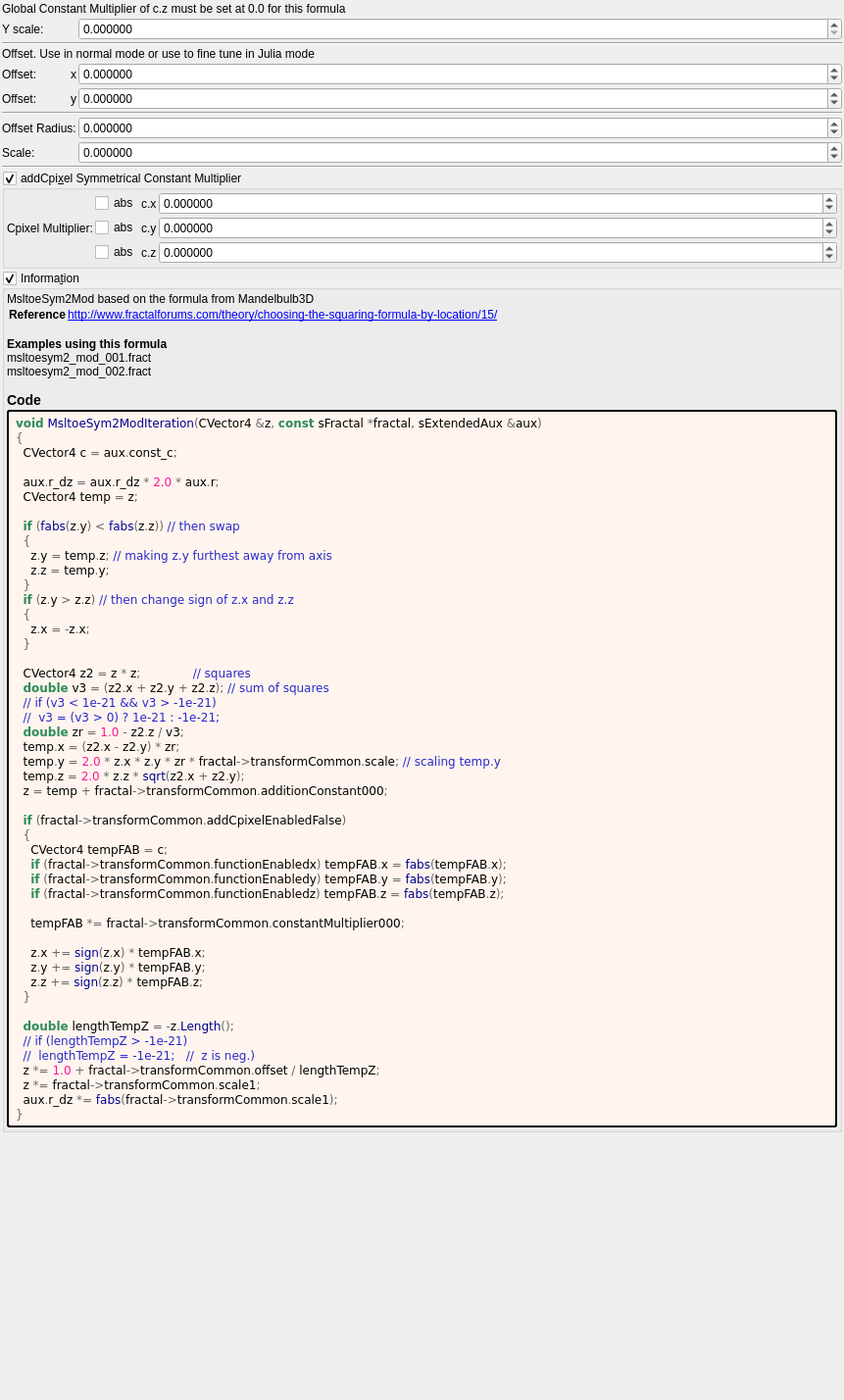
<?xml version="1.0" encoding="UTF-8"?>
<ui version="4.0">
 <class>Form</class>
 <widget class="QWidget" name="Form">
  <property name="geometry">
   <rect>
    <x>0</x>
    <y>0</y>
    <width>861</width>
    <height>1428</height>
   </rect>
  </property>
  <property name="windowTitle">
   <string notr="true">msltoe_sym2_mod</string>
  </property>
  <layout class="QVBoxLayout" name="verticalLayout">
   <property name="spacing">
    <number>2</number>
   </property>
   <property name="leftMargin">
    <number>2</number>
   </property>
   <property name="topMargin">
    <number>2</number>
   </property>
   <property name="rightMargin">
    <number>2</number>
   </property>
   <property name="bottomMargin">
    <number>2</number>
   </property>
   <item>
    <layout class="QGridLayout" name="gridLayout_64" columnstretch="0,0,0,1">
     <property name="spacing">
      <number>2</number>
     </property>
     <item row="1" column="3">
      <widget class="MyDoubleSpinBox" name="spinbox_transf_scale">
       <property name="sizePolicy">
        <sizepolicy hsizetype="Minimum" vsizetype="Maximum">
         <horstretch>0</horstretch>
         <verstretch>0</verstretch>
        </sizepolicy>
       </property>
       <property name="prefix">
        <string/>
       </property>
       <property name="suffix">
        <string/>
       </property>
       <property name="decimals">
        <number>6</number>
       </property>
       <property name="minimum">
        <double>0.000000000000000</double>
       </property>
       <property name="maximum">
        <double>9.999000000000001</double>
       </property>
       <property name="singleStep">
        <double>0.100000000000000</double>
       </property>
      </widget>
     </item>
     <item row="4" column="2">
      <widget class="QLabel" name="label_257">
       <property name="text">
        <string notr="true">x</string>
       </property>
       <property name="alignment">
        <set>Qt::AlignRight|Qt::AlignTrailing|Qt::AlignVCenter</set>
       </property>
      </widget>
     </item>
     <item row="5" column="3">
      <widget class="MyDoubleSpinBox" name="spinbox3_transf_addition_constant_y">
       <property name="sizePolicy">
        <sizepolicy hsizetype="Minimum" vsizetype="Maximum">
         <horstretch>0</horstretch>
         <verstretch>0</verstretch>
        </sizepolicy>
       </property>
       <property name="prefix">
        <string/>
       </property>
       <property name="suffix">
        <string/>
       </property>
       <property name="decimals">
        <number>6</number>
       </property>
       <property name="minimum">
        <double>-99.989999999999995</double>
       </property>
       <property name="maximum">
        <double>99.989999999999995</double>
       </property>
       <property name="singleStep">
        <double>0.100000000000000</double>
       </property>
      </widget>
     </item>
     <item row="0" column="1" colspan="3">
      <widget class="QLabel" name="label_2">
       <property name="text">
        <string>Global Constant Multiplier of c.z must be set at 0.0 for this formula</string>
       </property>
       <property name="wordWrap">
        <bool>true</bool>
       </property>
      </widget>
     </item>
     <item row="4" column="3">
      <widget class="MyDoubleSpinBox" name="spinbox3_transf_addition_constant_x">
       <property name="sizePolicy">
        <sizepolicy hsizetype="Minimum" vsizetype="Maximum">
         <horstretch>0</horstretch>
         <verstretch>0</verstretch>
        </sizepolicy>
       </property>
       <property name="prefix">
        <string/>
       </property>
       <property name="suffix">
        <string/>
       </property>
       <property name="decimals">
        <number>6</number>
       </property>
       <property name="minimum">
        <double>-99.989999999999995</double>
       </property>
       <property name="maximum">
        <double>99.989999999999995</double>
       </property>
       <property name="singleStep">
        <double>0.100000000000000</double>
       </property>
      </widget>
     </item>
     <item row="2" column="1" colspan="3">
      <widget class="Line" name="line_56">
       <property name="orientation">
        <enum>Qt::Horizontal</enum>
       </property>
      </widget>
     </item>
     <item row="4" column="1">
      <widget class="QLabel" name="label_268">
       <property name="text">
        <string>Offset:</string>
       </property>
      </widget>
     </item>
     <item row="5" column="1">
      <widget class="QLabel" name="label_267">
       <property name="text">
        <string>Offset:</string>
       </property>
      </widget>
     </item>
     <item row="5" column="2">
      <widget class="QLabel" name="label_264">
       <property name="text">
        <string notr="true">y</string>
       </property>
       <property name="alignment">
        <set>Qt::AlignRight|Qt::AlignTrailing|Qt::AlignVCenter</set>
       </property>
      </widget>
     </item>
     <item row="1" column="1" colspan="2">
      <widget class="QLabel" name="label_8">
       <property name="text">
        <string>Y scale:</string>
       </property>
      </widget>
     </item>
     <item row="3" column="1" colspan="3">
      <widget class="QLabel" name="label">
       <property name="text">
        <string>Offset. Use in normal mode or use to fine tune in Julia mode</string>
       </property>
       <property name="wordWrap">
        <bool>true</bool>
       </property>
      </widget>
     </item>
     <item row="7" column="1" colspan="2">
      <widget class="QLabel" name="label_146">
       <property name="text">
        <string>Offset Radius:</string>
       </property>
      </widget>
     </item>
     <item row="8" column="1" colspan="2">
      <widget class="QLabel" name="label_147">
       <property name="text">
        <string>Scale:</string>
       </property>
      </widget>
     </item>
     <item row="7" column="3">
      <widget class="MyDoubleSpinBox" name="spinbox_transf_offset">
       <property name="sizePolicy">
        <sizepolicy hsizetype="Minimum" vsizetype="Maximum">
         <horstretch>0</horstretch>
         <verstretch>0</verstretch>
        </sizepolicy>
       </property>
       <property name="prefix">
        <string/>
       </property>
       <property name="suffix">
        <string/>
       </property>
       <property name="decimals">
        <number>6</number>
       </property>
       <property name="minimum">
        <double>-99.998999999999995</double>
       </property>
       <property name="maximum">
        <double>99.998999999999995</double>
       </property>
       <property name="singleStep">
        <double>0.100000000000000</double>
       </property>
      </widget>
     </item>
     <item row="8" column="3">
      <widget class="MyDoubleSpinBox" name="spinbox_transf_scale_1">
       <property name="sizePolicy">
        <sizepolicy hsizetype="Minimum" vsizetype="Maximum">
         <horstretch>0</horstretch>
         <verstretch>0</verstretch>
        </sizepolicy>
       </property>
       <property name="prefix">
        <string/>
       </property>
       <property name="suffix">
        <string/>
       </property>
       <property name="decimals">
        <number>6</number>
       </property>
       <property name="minimum">
        <double>-99.998999999999995</double>
       </property>
       <property name="maximum">
        <double>99.998999999999995</double>
       </property>
       <property name="singleStep">
        <double>0.100000000000000</double>
       </property>
      </widget>
     </item>
     <item row="6" column="1" colspan="3">
      <widget class="Line" name="line_59">
       <property name="orientation">
        <enum>Qt::Horizontal</enum>
       </property>
      </widget>
     </item>
    </layout>
   </item>
   <item>
    <layout class="QGridLayout" name="gridLayout_3">
     <property name="spacing">
      <number>2</number>
     </property>
     <item row="0" column="1">
      <widget class="Line" name="line_60">
       <property name="orientation">
        <enum>Qt::Horizontal</enum>
       </property>
      </widget>
     </item>
    </layout>
   </item>
   <item>
    <widget class="MyGroupBox" name="groupCheck_transf_addCpixel_enabled_false">
     <property name="toolTip">
      <string>&lt;html&gt;&lt;head/&gt;&lt;body&gt;&lt;p&gt;Cpixel is CVector3 c = ( c.x, c.y, c.z). It is each original point (pixel) in 3D space where the iteration starts from, ( c = original z for each point .) It is commonly found in formula structures z = f(z) + c.&lt;/p&gt;&lt;p&gt;The Cpixel multiplier effectively scales this point &amp;quot;c&amp;quot; towards the origin.&lt;/p&gt;&lt;p&gt;This transform allows the addition or subtraction of Cpixel, dependent on whether z is postive or negative.&lt;/p&gt;&lt;p&gt;e.g if &lt;span style=&quot; font-style:italic;&quot;&gt;z.x&lt;/span&gt; is positive then &lt;span style=&quot; font-style:italic;&quot;&gt;fabs(c.x)&lt;/span&gt; is added, if &lt;span style=&quot; font-style:italic;&quot;&gt;z.x&lt;/span&gt; is negative then &lt;span style=&quot; font-style:italic;&quot;&gt;fabs(c)&lt;/span&gt; is subtracted. &lt;/p&gt;&lt;p&gt;Also try negative addCpixel constant multipliers.&lt;/p&gt;&lt;p&gt;If checkBoxes are disabled then Cpixel remains signed.&lt;/p&gt;&lt;p&gt;&lt;br/&gt;&lt;/p&gt;&lt;/body&gt;&lt;/html&gt;</string>
     </property>
     <property name="title">
      <string>addCpi&amp;xel Symmetrical Constant Multiplier</string>
     </property>
     <property name="checkable">
      <bool>true</bool>
     </property>
     <layout class="QVBoxLayout" name="verticalLayout_49">
      <property name="spacing">
       <number>2</number>
      </property>
      <property name="leftMargin">
       <number>2</number>
      </property>
      <property name="topMargin">
       <number>2</number>
      </property>
      <property name="rightMargin">
       <number>2</number>
      </property>
      <property name="bottomMargin">
       <number>2</number>
      </property>
      <item>
       <layout class="QGridLayout" name="gridLayout_23" columnstretch="0,0,0,1">
        <property name="spacing">
         <number>2</number>
        </property>
        <item row="0" column="3">
         <widget class="MyDoubleSpinBox" name="spinbox3_transf_constant_multiplier_000_x">
          <property name="sizePolicy">
           <sizepolicy hsizetype="Minimum" vsizetype="Maximum">
            <horstretch>0</horstretch>
            <verstretch>0</verstretch>
           </sizepolicy>
          </property>
          <property name="prefix">
           <string/>
          </property>
          <property name="suffix">
           <string/>
          </property>
          <property name="decimals">
           <number>6</number>
          </property>
          <property name="minimum">
           <double>-99.989999999999995</double>
          </property>
          <property name="maximum">
           <double>99.989999999999995</double>
          </property>
          <property name="singleStep">
           <double>0.100000000000000</double>
          </property>
         </widget>
        </item>
        <item row="0" column="2">
         <widget class="QLabel" name="label_109">
          <property name="text">
           <string notr="true">c.x</string>
          </property>
         </widget>
        </item>
        <item row="1" column="3">
         <widget class="MyDoubleSpinBox" name="spinbox3_transf_constant_multiplier_000_y">
          <property name="sizePolicy">
           <sizepolicy hsizetype="Minimum" vsizetype="Maximum">
            <horstretch>0</horstretch>
            <verstretch>0</verstretch>
           </sizepolicy>
          </property>
          <property name="prefix">
           <string/>
          </property>
          <property name="suffix">
           <string/>
          </property>
          <property name="decimals">
           <number>6</number>
          </property>
          <property name="minimum">
           <double>-99.989999999999995</double>
          </property>
          <property name="maximum">
           <double>99.989999999999995</double>
          </property>
          <property name="singleStep">
           <double>0.100000000000000</double>
          </property>
         </widget>
        </item>
        <item row="2" column="3">
         <widget class="MyDoubleSpinBox" name="spinbox3_transf_constant_multiplier_000_z">
          <property name="sizePolicy">
           <sizepolicy hsizetype="Minimum" vsizetype="Maximum">
            <horstretch>0</horstretch>
            <verstretch>0</verstretch>
           </sizepolicy>
          </property>
          <property name="prefix">
           <string/>
          </property>
          <property name="suffix">
           <string/>
          </property>
          <property name="decimals">
           <number>6</number>
          </property>
          <property name="minimum">
           <double>-99.989999999999995</double>
          </property>
          <property name="maximum">
           <double>99.989999999999995</double>
          </property>
          <property name="singleStep">
           <double>0.100000000000000</double>
          </property>
         </widget>
        </item>
        <item row="1" column="2">
         <widget class="QLabel" name="label_110">
          <property name="text">
           <string notr="true">c.y</string>
          </property>
         </widget>
        </item>
        <item row="2" column="2">
         <widget class="QLabel" name="label_111">
          <property name="text">
           <string notr="true">c.z</string>
          </property>
         </widget>
        </item>
        <item row="2" column="1">
         <widget class="QCheckBox" name="checkBox_transf_function_enabledz">
          <property name="text">
           <string notr="true">abs</string>
          </property>
         </widget>
        </item>
        <item row="0" column="1">
         <widget class="QCheckBox" name="checkBox_transf_function_enabledx">
          <property name="text">
           <string notr="true">abs</string>
          </property>
         </widget>
        </item>
        <item row="1" column="1">
         <widget class="QCheckBox" name="checkBox_transf_function_enabledy">
          <property name="text">
           <string notr="true">abs</string>
          </property>
         </widget>
        </item>
        <item row="1" column="0">
         <widget class="QLabel" name="label_112">
          <property name="text">
           <string>Cpixel Multiplier:</string>
          </property>
         </widget>
        </item>
       </layout>
      </item>
     </layout>
    </widget>
   </item>
   <item>
    <widget class="MyGroupBox" name="groupCheck_info">
     <property name="title">
      <string>Informa&amp;tion</string>
     </property>
     <property name="flat">
      <bool>false</bool>
     </property>
     <property name="checkable">
      <bool>true</bool>
     </property>
     <layout class="QVBoxLayout" name="verticalLayout_2">
      <property name="spacing">
       <number>2</number>
      </property>
      <property name="leftMargin">
       <number>2</number>
      </property>
      <property name="topMargin">
       <number>2</number>
      </property>
      <property name="rightMargin">
       <number>2</number>
      </property>
      <property name="bottomMargin">
       <number>2</number>
      </property>
      <item>
       <widget class="QLabel" name="label_information_general">
        <property name="text">
         <string notr="true">&lt;p&gt;MsltoeSym2Mod based on the formula from Mandelbulb3D&lt;/p&gt;&lt;table&gt;
&lt;tr&gt;&lt;th&gt;Reference&lt;/th&gt;&lt;td&gt;&lt;a href=&quot;http://www.fractalforums.com/theory/choosing-the-squaring-formula-by-location/15/&quot;&gt;http://www.fractalforums.com/theory/choosing-the-squaring-formula-by-location/15/&lt;br&gt;
&lt;/td&gt;&lt;/tr&gt;
&lt;/table&gt;
&lt;br&gt;&lt;b&gt;Examples using this formula&lt;/b&gt;&lt;br&gt;msltoesym2_mod_001.fract&lt;br&gt;msltoesym2_mod_002.fract&lt;h3&gt;Code&lt;/h3&gt;</string>
        </property>
        <property name="wordWrap">
         <bool>true</bool>
        </property>
        <property name="openExternalLinks">
         <bool>true</bool>
        </property>
        <property name="textInteractionFlags">
         <set>Qt::LinksAccessibleByMouse|Qt::TextSelectableByMouse</set>
        </property>
       </widget>
      </item>
      <item>
       <widget class="QLabel" name="label_code_content">
        <property name="styleSheet">
         <string notr="true">border-style: outset; border-width: 2px; border-radius: 3px; border-color: black; background-color: #fff5ee; padding: 4px;</string>
        </property>
        <property name="text">
         <string notr="true">&lt;body style=&quot;background-color:#fff5ee&quot;&gt;
&lt;pre style=&quot;color:#000000; background-color:#fff5ee;  font-family:'Courier New',monospace;&quot;&gt;&lt;span style=&quot;color:#2e8b57; font-weight:bold&quot;&gt;void&lt;/span&gt; &lt;span style=&quot;color:#00008f&quot;&gt;MsltoeSym2ModIteration&lt;/span&gt;&lt;span style=&quot;color:#676767&quot;&gt;(&lt;/span&gt;CVector4 &lt;span style=&quot;color:#676767&quot;&gt;&amp;amp;&lt;/span&gt;z&lt;span style=&quot;color:#676767&quot;&gt;,&lt;/span&gt; &lt;span style=&quot;color:#2e8b57; font-weight:bold&quot;&gt;const&lt;/span&gt; sFractal &lt;span style=&quot;color:#676767&quot;&gt;*&lt;/span&gt;fractal&lt;span style=&quot;color:#676767&quot;&gt;,&lt;/span&gt; sExtendedAux &lt;span style=&quot;color:#676767&quot;&gt;&amp;amp;&lt;/span&gt;aux&lt;span style=&quot;color:#676767&quot;&gt;)&lt;/span&gt;
&lt;span style=&quot;color:#676767&quot;&gt;{&lt;/span&gt;
  CVector4 c &lt;span style=&quot;color:#676767&quot;&gt;=&lt;/span&gt; aux&lt;span style=&quot;color:#676767&quot;&gt;.&lt;/span&gt;const_c&lt;span style=&quot;color:#676767&quot;&gt;;&lt;/span&gt;

  aux&lt;span style=&quot;color:#676767&quot;&gt;.&lt;/span&gt;r_dz &lt;span style=&quot;color:#676767&quot;&gt;=&lt;/span&gt; aux&lt;span style=&quot;color:#676767&quot;&gt;.&lt;/span&gt;r_dz &lt;span style=&quot;color:#676767&quot;&gt;*&lt;/span&gt; &lt;span style=&quot;color:#ff1493&quot;&gt;2.0&lt;/span&gt; &lt;span style=&quot;color:#676767&quot;&gt;*&lt;/span&gt; aux&lt;span style=&quot;color:#676767&quot;&gt;.&lt;/span&gt;r&lt;span style=&quot;color:#676767&quot;&gt;;&lt;/span&gt;
  CVector4 temp &lt;span style=&quot;color:#676767&quot;&gt;=&lt;/span&gt; z&lt;span style=&quot;color:#676767&quot;&gt;;&lt;/span&gt;

  &lt;span style=&quot;color:#2e8b57; font-weight:bold&quot;&gt;if&lt;/span&gt; &lt;span style=&quot;color:#676767&quot;&gt;(&lt;/span&gt;&lt;span style=&quot;color:#00008f&quot;&gt;fabs&lt;/span&gt;&lt;span style=&quot;color:#676767&quot;&gt;(&lt;/span&gt;z&lt;span style=&quot;color:#676767&quot;&gt;.&lt;/span&gt;y&lt;span style=&quot;color:#676767&quot;&gt;) &amp;lt;&lt;/span&gt; &lt;span style=&quot;color:#00008f&quot;&gt;fabs&lt;/span&gt;&lt;span style=&quot;color:#676767&quot;&gt;(&lt;/span&gt;z&lt;span style=&quot;color:#676767&quot;&gt;.&lt;/span&gt;z&lt;span style=&quot;color:#676767&quot;&gt;))&lt;/span&gt; &lt;span style=&quot;color:#2929cc&quot;&gt;// then swap&lt;/span&gt;
  &lt;span style=&quot;color:#676767&quot;&gt;{&lt;/span&gt;
    z&lt;span style=&quot;color:#676767&quot;&gt;.&lt;/span&gt;y &lt;span style=&quot;color:#676767&quot;&gt;=&lt;/span&gt; temp&lt;span style=&quot;color:#676767&quot;&gt;.&lt;/span&gt;z&lt;span style=&quot;color:#676767&quot;&gt;;&lt;/span&gt; &lt;span style=&quot;color:#2929cc&quot;&gt;// making z.y furthest away from axis&lt;/span&gt;
    z&lt;span style=&quot;color:#676767&quot;&gt;.&lt;/span&gt;z &lt;span style=&quot;color:#676767&quot;&gt;=&lt;/span&gt; temp&lt;span style=&quot;color:#676767&quot;&gt;.&lt;/span&gt;y&lt;span style=&quot;color:#676767&quot;&gt;;&lt;/span&gt;
  &lt;span style=&quot;color:#676767&quot;&gt;}&lt;/span&gt;
  &lt;span style=&quot;color:#2e8b57; font-weight:bold&quot;&gt;if&lt;/span&gt; &lt;span style=&quot;color:#676767&quot;&gt;(&lt;/span&gt;z&lt;span style=&quot;color:#676767&quot;&gt;.&lt;/span&gt;y &lt;span style=&quot;color:#676767&quot;&gt;&amp;gt;&lt;/span&gt; z&lt;span style=&quot;color:#676767&quot;&gt;.&lt;/span&gt;z&lt;span style=&quot;color:#676767&quot;&gt;)&lt;/span&gt; &lt;span style=&quot;color:#2929cc&quot;&gt;// then change sign of z.x and z.z&lt;/span&gt;
  &lt;span style=&quot;color:#676767&quot;&gt;{&lt;/span&gt;
    z&lt;span style=&quot;color:#676767&quot;&gt;.&lt;/span&gt;x &lt;span style=&quot;color:#676767&quot;&gt;= -&lt;/span&gt;z&lt;span style=&quot;color:#676767&quot;&gt;.&lt;/span&gt;x&lt;span style=&quot;color:#676767&quot;&gt;;&lt;/span&gt;
  &lt;span style=&quot;color:#676767&quot;&gt;}&lt;/span&gt;

  CVector4 z2 &lt;span style=&quot;color:#676767&quot;&gt;=&lt;/span&gt; z &lt;span style=&quot;color:#676767&quot;&gt;*&lt;/span&gt; z&lt;span style=&quot;color:#676767&quot;&gt;;&lt;/span&gt;              &lt;span style=&quot;color:#2929cc&quot;&gt;// squares&lt;/span&gt;
  &lt;span style=&quot;color:#2e8b57; font-weight:bold&quot;&gt;double&lt;/span&gt; v3 &lt;span style=&quot;color:#676767&quot;&gt;= (&lt;/span&gt;z2&lt;span style=&quot;color:#676767&quot;&gt;.&lt;/span&gt;x &lt;span style=&quot;color:#676767&quot;&gt;+&lt;/span&gt; z2&lt;span style=&quot;color:#676767&quot;&gt;.&lt;/span&gt;y &lt;span style=&quot;color:#676767&quot;&gt;+&lt;/span&gt; z2&lt;span style=&quot;color:#676767&quot;&gt;.&lt;/span&gt;z&lt;span style=&quot;color:#676767&quot;&gt;);&lt;/span&gt; &lt;span style=&quot;color:#2929cc&quot;&gt;// sum of squares&lt;/span&gt;
  &lt;span style=&quot;color:#2929cc&quot;&gt;// if (v3 &amp;lt; 1e-21 &amp;amp;&amp;amp; v3 &amp;gt; -1e-21)&lt;/span&gt;
  &lt;span style=&quot;color:#2929cc&quot;&gt;//  v3 = (v3 &amp;gt; 0) ? 1e-21 : -1e-21;&lt;/span&gt;
  &lt;span style=&quot;color:#2e8b57; font-weight:bold&quot;&gt;double&lt;/span&gt; zr &lt;span style=&quot;color:#676767&quot;&gt;=&lt;/span&gt; &lt;span style=&quot;color:#ff1493&quot;&gt;1.0&lt;/span&gt; &lt;span style=&quot;color:#676767&quot;&gt;-&lt;/span&gt; z2&lt;span style=&quot;color:#676767&quot;&gt;.&lt;/span&gt;z &lt;span style=&quot;color:#676767&quot;&gt;/&lt;/span&gt; v3&lt;span style=&quot;color:#676767&quot;&gt;;&lt;/span&gt;
  temp&lt;span style=&quot;color:#676767&quot;&gt;.&lt;/span&gt;x &lt;span style=&quot;color:#676767&quot;&gt;= (&lt;/span&gt;z2&lt;span style=&quot;color:#676767&quot;&gt;.&lt;/span&gt;x &lt;span style=&quot;color:#676767&quot;&gt;-&lt;/span&gt; z2&lt;span style=&quot;color:#676767&quot;&gt;.&lt;/span&gt;y&lt;span style=&quot;color:#676767&quot;&gt;) *&lt;/span&gt; zr&lt;span style=&quot;color:#676767&quot;&gt;;&lt;/span&gt;
  temp&lt;span style=&quot;color:#676767&quot;&gt;.&lt;/span&gt;y &lt;span style=&quot;color:#676767&quot;&gt;=&lt;/span&gt; &lt;span style=&quot;color:#ff1493&quot;&gt;2.0&lt;/span&gt; &lt;span style=&quot;color:#676767&quot;&gt;*&lt;/span&gt; z&lt;span style=&quot;color:#676767&quot;&gt;.&lt;/span&gt;x &lt;span style=&quot;color:#676767&quot;&gt;*&lt;/span&gt; z&lt;span style=&quot;color:#676767&quot;&gt;.&lt;/span&gt;y &lt;span style=&quot;color:#676767&quot;&gt;*&lt;/span&gt; zr &lt;span style=&quot;color:#676767&quot;&gt;*&lt;/span&gt; fractal&lt;span style=&quot;color:#676767&quot;&gt;-&amp;gt;&lt;/span&gt;transformCommon&lt;span style=&quot;color:#676767&quot;&gt;.&lt;/span&gt;scale&lt;span style=&quot;color:#676767&quot;&gt;;&lt;/span&gt; &lt;span style=&quot;color:#2929cc&quot;&gt;// scaling temp.y&lt;/span&gt;
  temp&lt;span style=&quot;color:#676767&quot;&gt;.&lt;/span&gt;z &lt;span style=&quot;color:#676767&quot;&gt;=&lt;/span&gt; &lt;span style=&quot;color:#ff1493&quot;&gt;2.0&lt;/span&gt; &lt;span style=&quot;color:#676767&quot;&gt;*&lt;/span&gt; z&lt;span style=&quot;color:#676767&quot;&gt;.&lt;/span&gt;z &lt;span style=&quot;color:#676767&quot;&gt;*&lt;/span&gt; &lt;span style=&quot;color:#00008f&quot;&gt;sqrt&lt;/span&gt;&lt;span style=&quot;color:#676767&quot;&gt;(&lt;/span&gt;z2&lt;span style=&quot;color:#676767&quot;&gt;.&lt;/span&gt;x &lt;span style=&quot;color:#676767&quot;&gt;+&lt;/span&gt; z2&lt;span style=&quot;color:#676767&quot;&gt;.&lt;/span&gt;y&lt;span style=&quot;color:#676767&quot;&gt;);&lt;/span&gt;
  z &lt;span style=&quot;color:#676767&quot;&gt;=&lt;/span&gt; temp &lt;span style=&quot;color:#676767&quot;&gt;+&lt;/span&gt; fractal&lt;span style=&quot;color:#676767&quot;&gt;-&amp;gt;&lt;/span&gt;transformCommon&lt;span style=&quot;color:#676767&quot;&gt;.&lt;/span&gt;additionConstant000&lt;span style=&quot;color:#676767&quot;&gt;;&lt;/span&gt;

  &lt;span style=&quot;color:#2e8b57; font-weight:bold&quot;&gt;if&lt;/span&gt; &lt;span style=&quot;color:#676767&quot;&gt;(&lt;/span&gt;fractal&lt;span style=&quot;color:#676767&quot;&gt;-&amp;gt;&lt;/span&gt;transformCommon&lt;span style=&quot;color:#676767&quot;&gt;.&lt;/span&gt;addCpixelEnabledFalse&lt;span style=&quot;color:#676767&quot;&gt;)&lt;/span&gt;
  &lt;span style=&quot;color:#676767&quot;&gt;{&lt;/span&gt;
    CVector4 tempFAB &lt;span style=&quot;color:#676767&quot;&gt;=&lt;/span&gt; c&lt;span style=&quot;color:#676767&quot;&gt;;&lt;/span&gt;
    &lt;span style=&quot;color:#2e8b57; font-weight:bold&quot;&gt;if&lt;/span&gt; &lt;span style=&quot;color:#676767&quot;&gt;(&lt;/span&gt;fractal&lt;span style=&quot;color:#676767&quot;&gt;-&amp;gt;&lt;/span&gt;transformCommon&lt;span style=&quot;color:#676767&quot;&gt;.&lt;/span&gt;functionEnabledx&lt;span style=&quot;color:#676767&quot;&gt;)&lt;/span&gt; tempFAB&lt;span style=&quot;color:#676767&quot;&gt;.&lt;/span&gt;x &lt;span style=&quot;color:#676767&quot;&gt;=&lt;/span&gt; &lt;span style=&quot;color:#00008f&quot;&gt;fabs&lt;/span&gt;&lt;span style=&quot;color:#676767&quot;&gt;(&lt;/span&gt;tempFAB&lt;span style=&quot;color:#676767&quot;&gt;.&lt;/span&gt;x&lt;span style=&quot;color:#676767&quot;&gt;);&lt;/span&gt;
    &lt;span style=&quot;color:#2e8b57; font-weight:bold&quot;&gt;if&lt;/span&gt; &lt;span style=&quot;color:#676767&quot;&gt;(&lt;/span&gt;fractal&lt;span style=&quot;color:#676767&quot;&gt;-&amp;gt;&lt;/span&gt;transformCommon&lt;span style=&quot;color:#676767&quot;&gt;.&lt;/span&gt;functionEnabledy&lt;span style=&quot;color:#676767&quot;&gt;)&lt;/span&gt; tempFAB&lt;span style=&quot;color:#676767&quot;&gt;.&lt;/span&gt;y &lt;span style=&quot;color:#676767&quot;&gt;=&lt;/span&gt; &lt;span style=&quot;color:#00008f&quot;&gt;fabs&lt;/span&gt;&lt;span style=&quot;color:#676767&quot;&gt;(&lt;/span&gt;tempFAB&lt;span style=&quot;color:#676767&quot;&gt;.&lt;/span&gt;y&lt;span style=&quot;color:#676767&quot;&gt;);&lt;/span&gt;
    &lt;span style=&quot;color:#2e8b57; font-weight:bold&quot;&gt;if&lt;/span&gt; &lt;span style=&quot;color:#676767&quot;&gt;(&lt;/span&gt;fractal&lt;span style=&quot;color:#676767&quot;&gt;-&amp;gt;&lt;/span&gt;transformCommon&lt;span style=&quot;color:#676767&quot;&gt;.&lt;/span&gt;functionEnabledz&lt;span style=&quot;color:#676767&quot;&gt;)&lt;/span&gt; tempFAB&lt;span style=&quot;color:#676767&quot;&gt;.&lt;/span&gt;z &lt;span style=&quot;color:#676767&quot;&gt;=&lt;/span&gt; &lt;span style=&quot;color:#00008f&quot;&gt;fabs&lt;/span&gt;&lt;span style=&quot;color:#676767&quot;&gt;(&lt;/span&gt;tempFAB&lt;span style=&quot;color:#676767&quot;&gt;.&lt;/span&gt;z&lt;span style=&quot;color:#676767&quot;&gt;);&lt;/span&gt;

    tempFAB &lt;span style=&quot;color:#676767&quot;&gt;*=&lt;/span&gt; fractal&lt;span style=&quot;color:#676767&quot;&gt;-&amp;gt;&lt;/span&gt;transformCommon&lt;span style=&quot;color:#676767&quot;&gt;.&lt;/span&gt;constantMultiplier000&lt;span style=&quot;color:#676767&quot;&gt;;&lt;/span&gt;

    z&lt;span style=&quot;color:#676767&quot;&gt;.&lt;/span&gt;x &lt;span style=&quot;color:#676767&quot;&gt;+=&lt;/span&gt; &lt;span style=&quot;color:#00008f&quot;&gt;sign&lt;/span&gt;&lt;span style=&quot;color:#676767&quot;&gt;(&lt;/span&gt;z&lt;span style=&quot;color:#676767&quot;&gt;.&lt;/span&gt;x&lt;span style=&quot;color:#676767&quot;&gt;) *&lt;/span&gt; tempFAB&lt;span style=&quot;color:#676767&quot;&gt;.&lt;/span&gt;x&lt;span style=&quot;color:#676767&quot;&gt;;&lt;/span&gt;
    z&lt;span style=&quot;color:#676767&quot;&gt;.&lt;/span&gt;y &lt;span style=&quot;color:#676767&quot;&gt;+=&lt;/span&gt; &lt;span style=&quot;color:#00008f&quot;&gt;sign&lt;/span&gt;&lt;span style=&quot;color:#676767&quot;&gt;(&lt;/span&gt;z&lt;span style=&quot;color:#676767&quot;&gt;.&lt;/span&gt;y&lt;span style=&quot;color:#676767&quot;&gt;) *&lt;/span&gt; tempFAB&lt;span style=&quot;color:#676767&quot;&gt;.&lt;/span&gt;y&lt;span style=&quot;color:#676767&quot;&gt;;&lt;/span&gt;
    z&lt;span style=&quot;color:#676767&quot;&gt;.&lt;/span&gt;z &lt;span style=&quot;color:#676767&quot;&gt;+=&lt;/span&gt; &lt;span style=&quot;color:#00008f&quot;&gt;sign&lt;/span&gt;&lt;span style=&quot;color:#676767&quot;&gt;(&lt;/span&gt;z&lt;span style=&quot;color:#676767&quot;&gt;.&lt;/span&gt;z&lt;span style=&quot;color:#676767&quot;&gt;) *&lt;/span&gt; tempFAB&lt;span style=&quot;color:#676767&quot;&gt;.&lt;/span&gt;z&lt;span style=&quot;color:#676767&quot;&gt;;&lt;/span&gt;
  &lt;span style=&quot;color:#676767&quot;&gt;}&lt;/span&gt;

  &lt;span style=&quot;color:#2e8b57; font-weight:bold&quot;&gt;double&lt;/span&gt; lengthTempZ &lt;span style=&quot;color:#676767&quot;&gt;= -&lt;/span&gt;z&lt;span style=&quot;color:#676767&quot;&gt;.&lt;/span&gt;&lt;span style=&quot;color:#00008f&quot;&gt;Length&lt;/span&gt;&lt;span style=&quot;color:#676767&quot;&gt;();&lt;/span&gt;
  &lt;span style=&quot;color:#2929cc&quot;&gt;// if (lengthTempZ &amp;gt; -1e-21)&lt;/span&gt;
  &lt;span style=&quot;color:#2929cc&quot;&gt;//  lengthTempZ = -1e-21;   //  z is neg.)&lt;/span&gt;
  z &lt;span style=&quot;color:#676767&quot;&gt;*=&lt;/span&gt; &lt;span style=&quot;color:#ff1493&quot;&gt;1.0&lt;/span&gt; &lt;span style=&quot;color:#676767&quot;&gt;+&lt;/span&gt; fractal&lt;span style=&quot;color:#676767&quot;&gt;-&amp;gt;&lt;/span&gt;transformCommon&lt;span style=&quot;color:#676767&quot;&gt;.&lt;/span&gt;offset &lt;span style=&quot;color:#676767&quot;&gt;/&lt;/span&gt; lengthTempZ&lt;span style=&quot;color:#676767&quot;&gt;;&lt;/span&gt;
  z &lt;span style=&quot;color:#676767&quot;&gt;*=&lt;/span&gt; fractal&lt;span style=&quot;color:#676767&quot;&gt;-&amp;gt;&lt;/span&gt;transformCommon&lt;span style=&quot;color:#676767&quot;&gt;.&lt;/span&gt;scale1&lt;span style=&quot;color:#676767&quot;&gt;;&lt;/span&gt;
  aux&lt;span style=&quot;color:#676767&quot;&gt;.&lt;/span&gt;r_dz &lt;span style=&quot;color:#676767&quot;&gt;*=&lt;/span&gt; &lt;span style=&quot;color:#00008f&quot;&gt;fabs&lt;/span&gt;&lt;span style=&quot;color:#676767&quot;&gt;(&lt;/span&gt;fractal&lt;span style=&quot;color:#676767&quot;&gt;-&amp;gt;&lt;/span&gt;transformCommon&lt;span style=&quot;color:#676767&quot;&gt;.&lt;/span&gt;scale1&lt;span style=&quot;color:#676767&quot;&gt;);&lt;/span&gt;
&lt;span style=&quot;color:#676767&quot;&gt;}&lt;/span&gt;
&lt;/pre&gt;
&lt;/body&gt;</string>
        </property>
        <property name="wordWrap">
         <bool>true</bool>
        </property>
        <property name="openExternalLinks">
         <bool>true</bool>
        </property>
        <property name="textInteractionFlags">
         <set>Qt::LinksAccessibleByMouse|Qt::TextSelectableByMouse</set>
        </property>
       </widget>
      </item>
     </layout>
    </widget>
   </item>
   <item>
    <spacer name="verticalSpacer">
     <property name="orientation">
      <enum>Qt::Vertical</enum>
     </property>
     <property name="sizeHint" stdset="0">
      <size>
       <width>20</width>
       <height>40</height>
      </size>
     </property>
    </spacer>
   </item>
  </layout>
 </widget>
 <customwidgets>
  <customwidget>
   <class>MyGroupBox</class>
   <extends>QGroupBox</extends>
   <header>my_group_box.h</header>
   <container>1</container>
  </customwidget>
  <customwidget>
   <class>MyDoubleSpinBox</class>
   <extends>QDoubleSpinBox</extends>
   <header>my_double_spin_box.h</header>
  </customwidget>
 </customwidgets>
 <tabstops>
  <tabstop>spinbox_transf_scale</tabstop>
  <tabstop>spinbox3_transf_addition_constant_x</tabstop>
  <tabstop>spinbox3_transf_addition_constant_y</tabstop>
  <tabstop>spinbox_transf_offset</tabstop>
  <tabstop>spinbox_transf_scale_1</tabstop>
  <tabstop>groupCheck_transf_addCpixel_enabled_false</tabstop>
  <tabstop>checkBox_transf_function_enabledx</tabstop>
  <tabstop>spinbox3_transf_constant_multiplier_000_x</tabstop>
  <tabstop>checkBox_transf_function_enabledy</tabstop>
  <tabstop>spinbox3_transf_constant_multiplier_000_y</tabstop>
  <tabstop>checkBox_transf_function_enabledz</tabstop>
  <tabstop>spinbox3_transf_constant_multiplier_000_z</tabstop>
  <tabstop>groupCheck_info</tabstop>
 </tabstops>
 <resources/>
 <connections/>
</ui>
